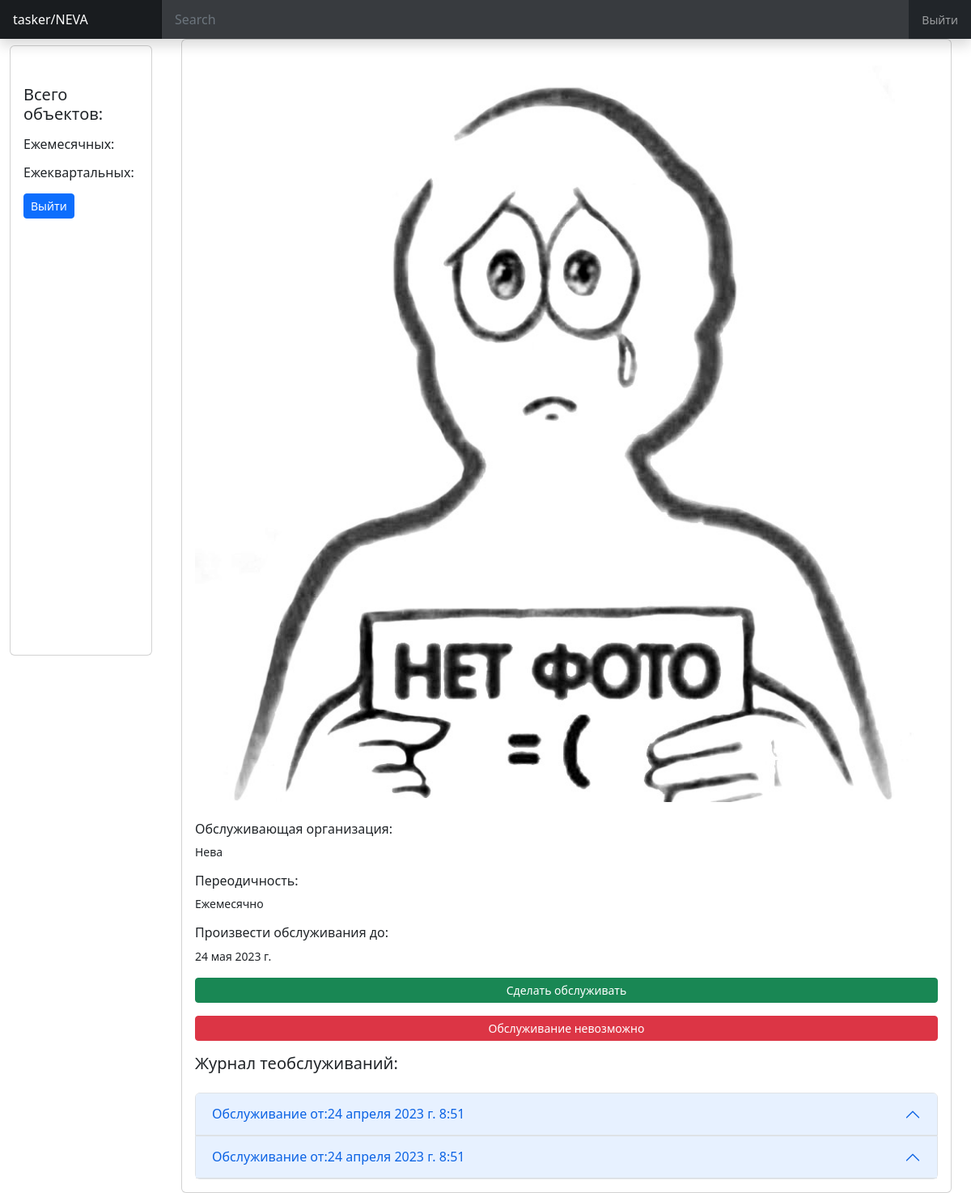
/technicians/fire_alarm_object_service/71/detail, run on the app's committed database.
### fire_alarm_objects/models.py (models this page shows, shortened)
class FireAlarmObject(models.Model):
    FREQUENCY_CHOICES = (
        ('Ежемесячно', 'Ежемесячно'),
        ('Ежеквартально', 'Ежеквартально'),
    )
    name = models.CharField(
        max_length=255,
        verbose_name='название объекта',
        help_text='Название объекта, на котором установлена пожарная сигнализация.'
    )
    frequency = models.CharField(
        max_length=15,
        choices=FREQUENCY_CHOICES,
        verbose_name='периодичность обслуживания',
        help_text='Периодичность обслуживания пожарной сигнализации на объекте.'
    )
    last_service_date = models.DateField(
        verbose_name='дата последнего обслуживания',
        help_text='Дата последнего обслуживания пожарной сигнализации на объекте.'
    )
    next_service_date = models.DateField(
        verbose_name='дата следующего обслуживания',
        help_text='Дата следующего обслуживания пожарной сигнализации на объекте.',
        blank=True,
        null=True
    )
    photo = models.ImageField(
        verbose_name='фото объекта',
        help_text='Фотография объекта, на котором установлена пожарная сигнализация.',
        blank=True,
        null=True,
        upload_to='service_photos/'
    )
    address = models.ForeignKey(
        Address,
        on_delete=models.CASCADE,
        verbose_name='Адрес объекта',
        related_name='fire_alarm_objects')
    branch = models.ForeignKey(
        Branch,
        on_delete=models.CASCADE,
        verbose_name='филиал',
        help_text='Филиал, к которому относится данный объект.',
        related_name='fire_alarm_objects'
    )
    service_zone = models.ForeignKey(
        ServiceZone,
        blank=True,
        null=True,
        on_delete=models.SET_NULL,
        verbose_name="Зона обслуживания",
        related_name="fire_alarm_objects")
    service_organizations = models.ForeignKey(
        ServiceOrganizations,
        blank=True,
        null=True,
        on_delete=models.DO_NOTHING,
        verbose_name="Обслуживающия организация",
        related_name="fire_alarm_objects"
    )
    class Meta:
        verbose_name = 'объект'
        verbose_name_plural = 'объекты'

class FireAlarmObjectService(models.Model):
    fire_alarm_object = models.ForeignKey(
        FireAlarmObject, on_delete=models.CASCADE, verbose_name='Объект', related_name='service_done')
    service_date = models.DateTimeField(
        auto_now_add=True, verbose_name='Дата создания')
    technician = models.ForeignKey(
        Technician, blank=True,
        null=True, on_delete=models.PROTECT, verbose_name='Техник', related_name='service_done')
    service_journal_photo = models.ImageField(
        upload_to='service_photos/', verbose_name='Фотография журнала техобслуживания ПС')
    control_panel_photo = models.ImageField(
        upload_to='service_photos/', verbose_name='Фотография головного прибора ПС')
    comment = models.TextField(blank=True, verbose_name='Комментарий')
    class Meta:
        verbose_name = 'Обслуживание объекта'
        verbose_name_plural = 'Обслуживания объектов'

### service_оrganizations/models.py (models this page shows)
class ServiceOrganizations (models.Model):
    name = models.CharField(verbose_name='Обслуживающая организация',
                            max_length=50,)
    def __str__ (self):
        return self.name

### technicians/views.py (the view)
# urls.py: path('fire_alarm_object_service/<int:object_id>/detail', views.fire_alarm_object_service_detail , name='fire_alarm_object_service_detail'),
def fire_alarm_object_service_detail(request, object_id):
    fire_alarm_object = get_object_or_404(FireAlarmObject, id=object_id)
    services = FireAlarmObjectService.objects.filter(
        fire_alarm_object_id=object_id).order_by('-service_date')
    failed_services = FailedService.objects.filter(fire_alarm_object_id=object_id).exclude(
        Q(status='completed')).order_by('-service_date')
    context = {
        'object': fire_alarm_object,
        'services': services,
        'failed_services': failed_services,
        'mobi': True,
    }
    return render(request, 'technicians/fire_alarm_object_service_detail.html', context)

### technicians/models.py (called while the page is built)
    def __str__(self):
        return f'{self.last_name} {self.first_name} {self.middle_name}'

### templates/technicians/fire_alarm_object_service_detail.html (shortened to what this page needs)
{% extends 'base.html' %}
{% block sidebarMenu %}
  {% include 'technicians/includes/sidebarMenu.html' %}
{% endblock sidebarMenu %}
{% load thumbnail %}
{% block content %}
<div class='d-grid gap-3'>
  <div class='card'>
    <div class="card-body">
      <div class = 'row'>
        <div class='container'>
          {% if object.photo %}
            {% thumbnail object.photo "250x250" crop="center" upscale=True as im %}
              <a href="{{ object.photo.url }}"><img class="card-img my-2" src="{{ im.url }}"></a>
            {% endthumbnail %}
          {% endif %}
        </div>
        <div class='container'>
          <p class="card-text"><h6>Обслуживающая организация:</h6> {{ object.service_organizations }}</p>
          <p class="card-text"><h6>Переодичность:</h6> {{ object.frequency }}</p>
          <p class="card-text"><h6>Произвести обслуживания до:</h6> {{ object.next_service_date }}</p>
        </div>
        <div class="d-grid gap-3">
          <a href="{% url 'technicians:fire_alarm_object_service_create' object.id %}" class="btn btn-success btn-sm">Сделать обслуживать</a>
          <a href="{% url 'technicians:failed_service_create' object.id %}" class="btn btn-danger btn-sm">Обслуживание невозможно</a>
        </div>
        {% if services %}
        <p><h5>Журнал теобслуживаний:</h5><p>
        <div class="accordion" id="accordionService">
          {% for service in services %}
            <div class="accordion-item">
              <h2 class="accordion-header" id="heading{{service.id}}">
                <button class="accordion-button" type="button" data-bs-toggle="collapse" data-bs-target="#collapse{{service.id}}" aria-expanded="true" aria-controls="collapse{{service.id}}">
                  Обслуживание от:{{service.service_date}}
                </button>
              </h2>
            </div>
          {% endfor %}
        </div>
        {% endif %}
      </div>
    </div>
  </div>
</div>
{% endblock content %}

### static/css/dashboard.css (style rules this page uses)
body { font-size: .875rem; }

### data on the page
FireAlarmObject: service_organizations "Нева", frequency "Ежемесячно", next_service_date "24 мая 2023 г."
FireAlarmObjectService: service_date "24 апреля 2023 г. 8:51"
FireAlarmObjectService: service_date "24 апреля 2023 г. 8:51"
